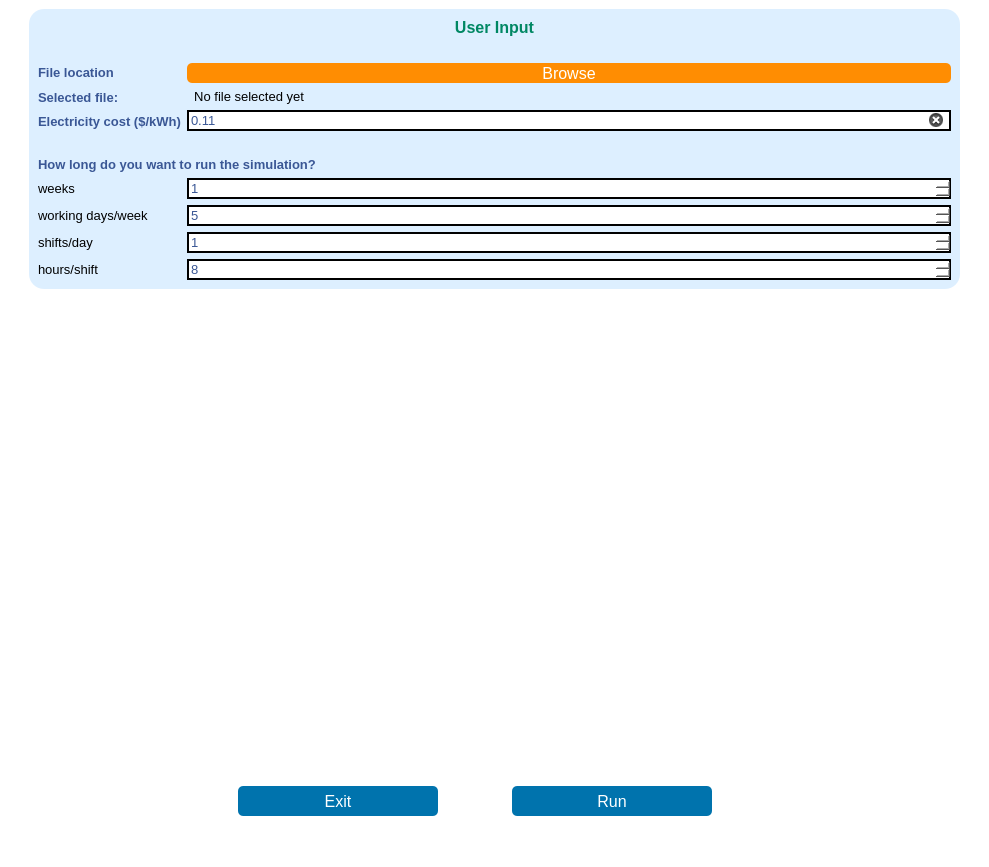
<?xml version="1.0" encoding="UTF-8"?>
<ui version="4.0">
 <class>MainWindow</class>
 <widget class="QMainWindow" name="MainWindow">
  <property name="geometry">
   <rect>
    <x>0</x>
    <y>0</y>
    <width>989</width>
    <height>867</height>
   </rect>
  </property>
  <property name="windowTitle">
   <string>Process Modeling</string>
  </property>
  <property name="windowOpacity">
   <double>1.000000000000000</double>
  </property>
  <property name="styleSheet">
   <string notr="true">background-color: rgb(255, 255, 255);
color: #3A5795;
</string>
  </property>
  <widget class="QWidget" name="centralwidget">
   <layout class="QGridLayout" name="gridLayout_2">
    <item row="1" column="0" rowspan="2">
     <spacer name="verticalSpacer_2">
      <property name="orientation">
       <enum>Qt::Vertical</enum>
      </property>
      <property name="sizeHint" stdset="0">
       <size>
        <width>20</width>
        <height>40</height>
       </size>
      </property>
     </spacer>
    </item>
    <item row="1" column="2" rowspan="2">
     <spacer name="verticalSpacer_3">
      <property name="orientation">
       <enum>Qt::Vertical</enum>
      </property>
      <property name="sizeHint" stdset="0">
       <size>
        <width>20</width>
        <height>40</height>
       </size>
      </property>
     </spacer>
    </item>
    <item row="1" column="1">
     <widget class="QFrame" name="frame_2">
      <property name="styleSheet">
       <string notr="true">border-color: rgb(255, 255, 255);
background-color: rgb(221, 239, 255);
border-radius: 15px;</string>
      </property>
      <property name="frameShape">
       <enum>QFrame::StyledPanel</enum>
      </property>
      <property name="frameShadow">
       <enum>QFrame::Raised</enum>
      </property>
      <layout class="QGridLayout" name="gridLayout">
       <item row="2" column="0">
        <layout class="QVBoxLayout" name="verticalLayout_3">
         <item>
          <widget class="QLabel" name="label_17">
           <property name="font">
            <font>
             <pointsize>10</pointsize>
             <weight>75</weight>
             <bold>true</bold>
            </font>
           </property>
           <property name="styleSheet">
            <string notr="true">border :0px solid;
border-color: rgb(255, 255, 255);
background-color: rgb(221, 239, 255);</string>
           </property>
           <property name="text">
            <string>File location</string>
           </property>
          </widget>
         </item>
         <item>
          <widget class="QLabel" name="label_18">
           <property name="font">
            <font>
             <pointsize>10</pointsize>
             <weight>75</weight>
             <bold>true</bold>
            </font>
           </property>
           <property name="styleSheet">
            <string notr="true">border :0px solid;
border-color: rgb(255, 255, 255);
background-color: rgb(221, 239, 255);</string>
           </property>
           <property name="text">
            <string>Selected file: </string>
           </property>
          </widget>
         </item>
         <item>
          <widget class="QLabel" name="label_15">
           <property name="font">
            <font>
             <pointsize>10</pointsize>
             <weight>75</weight>
             <bold>true</bold>
            </font>
           </property>
           <property name="styleSheet">
            <string notr="true">border :0px solid;
border-color: rgb(255, 255, 255);
background-color: rgb(221, 239, 255);</string>
           </property>
           <property name="text">
            <string>Electricity cost ($/kWh)</string>
           </property>
          </widget>
         </item>
        </layout>
       </item>
       <item row="2" column="1">
        <layout class="QVBoxLayout" name="verticalLayout_2">
         <item>
          <widget class="QPushButton" name="browse_btn">
           <property name="minimumSize">
            <size>
             <width>200</width>
             <height>20</height>
            </size>
           </property>
           <property name="font">
            <font>
             <family>Arial</family>
             <pointsize>12</pointsize>
             <weight>9</weight>
             <italic>false</italic>
             <bold>false</bold>
            </font>
           </property>
           <property name="styleSheet">
            <string notr="true">color: rgb(255, 255, 255);
font: 75 12pt &quot;Arial&quot;;
border :0px solid;
border-color: rgb(255, 255, 255);
background-color: rgb(255, 141, 2);
border-radius: 5px;
</string>
           </property>
           <property name="text">
            <string>Browse</string>
           </property>
          </widget>
         </item>
         <item>
          <widget class="QLabel" name="selected_file_box">
           <property name="font">
            <font>
             <pointsize>10</pointsize>
            </font>
           </property>
           <property name="styleSheet">
            <string notr="true">color: rgb(0, 0, 0);
border :0px solid;
border-color: rgb(255, 255, 255);
background-color: rgb(221, 239, 255);</string>
           </property>
           <property name="text">
            <string>  No file selected yet</string>
           </property>
           <property name="wordWrap">
            <bool>false</bool>
           </property>
          </widget>
         </item>
         <item>
          <widget class="QLineEdit" name="energy_cost_per_kwh">
           <property name="font">
            <font>
             <pointsize>10</pointsize>
            </font>
           </property>
           <property name="styleSheet">
            <string notr="true">border :1.5px solid;
background-color: rgb(255, 255, 255);</string>
           </property>
           <property name="text">
            <string>0.11</string>
           </property>
           <property name="clearButtonEnabled">
            <bool>true</bool>
           </property>
          </widget>
         </item>
        </layout>
       </item>
       <item row="4" column="1">
        <layout class="QVBoxLayout" name="verticalLayout_4">
         <item>
          <widget class="QSpinBox" name="spin_box_weeks">
           <property name="font">
            <font>
             <pointsize>10</pointsize>
            </font>
           </property>
           <property name="mouseTracking">
            <bool>true</bool>
           </property>
           <property name="styleSheet">
            <string notr="true">border :1.5px solid;
background-color: rgb(255, 255, 255);
font: 10pt &quot;MS Shell Dlg 2&quot;;</string>
           </property>
           <property name="minimum">
            <number>1</number>
           </property>
           <property name="maximum">
            <number>500</number>
           </property>
           <property name="value">
            <number>1</number>
           </property>
          </widget>
         </item>
         <item>
          <widget class="QSpinBox" name="spin_box_days">
           <property name="font">
            <font>
             <pointsize>10</pointsize>
            </font>
           </property>
           <property name="mouseTracking">
            <bool>true</bool>
           </property>
           <property name="styleSheet">
            <string notr="true">border :1.5px solid;
background-color: rgb(255, 255, 255);
font: 10pt &quot;MS Shell Dlg 2&quot;;</string>
           </property>
           <property name="minimum">
            <number>1</number>
           </property>
           <property name="maximum">
            <number>7</number>
           </property>
           <property name="value">
            <number>5</number>
           </property>
          </widget>
         </item>
         <item>
          <widget class="QSpinBox" name="spin_box_shifts">
           <property name="font">
            <font>
             <pointsize>10</pointsize>
            </font>
           </property>
           <property name="mouseTracking">
            <bool>true</bool>
           </property>
           <property name="styleSheet">
            <string notr="true">border :1.5px solid;
background-color: rgb(255, 255, 255);
font: 10pt &quot;MS Shell Dlg 2&quot;;</string>
           </property>
           <property name="minimum">
            <number>1</number>
           </property>
           <property name="maximum">
            <number>4</number>
           </property>
           <property name="value">
            <number>1</number>
           </property>
          </widget>
         </item>
         <item>
          <widget class="QSpinBox" name="spin_box_hours">
           <property name="font">
            <font>
             <pointsize>10</pointsize>
            </font>
           </property>
           <property name="mouseTracking">
            <bool>true</bool>
           </property>
           <property name="styleSheet">
            <string notr="true">border :1.5px solid;
background-color: rgb(255, 255, 255);
font: 10pt &quot;MS Shell Dlg 2&quot;;</string>
           </property>
           <property name="minimum">
            <number>1</number>
           </property>
           <property name="maximum">
            <number>24</number>
           </property>
           <property name="value">
            <number>8</number>
           </property>
          </widget>
         </item>
        </layout>
       </item>
       <item row="3" column="0" colspan="2">
        <layout class="QVBoxLayout" name="verticalLayout_6">
         <item>
          <spacer name="horizontalSpacer">
           <property name="orientation">
            <enum>Qt::Horizontal</enum>
           </property>
           <property name="sizeHint" stdset="0">
            <size>
             <width>40</width>
             <height>20</height>
            </size>
           </property>
          </spacer>
         </item>
         <item>
          <widget class="QLabel" name="label_19">
           <property name="font">
            <font>
             <pointsize>10</pointsize>
             <weight>75</weight>
             <bold>true</bold>
            </font>
           </property>
           <property name="toolTip">
            <string/>
           </property>
           <property name="styleSheet">
            <string notr="true">background-color: rgb(221, 239, 255);</string>
           </property>
           <property name="text">
            <string>How long do you want to run the simulation?</string>
           </property>
          </widget>
         </item>
        </layout>
       </item>
       <item row="4" column="0">
        <layout class="QVBoxLayout" name="verticalLayout_5">
         <item>
          <widget class="QLabel" name="label_22">
           <property name="font">
            <font>
             <pointsize>10</pointsize>
             <weight>50</weight>
             <bold>false</bold>
            </font>
           </property>
           <property name="styleSheet">
            <string notr="true">background-color: rgb(221, 239, 255);
color: rgb(0, 0, 0);</string>
           </property>
           <property name="text">
            <string>weeks</string>
           </property>
          </widget>
         </item>
         <item>
          <widget class="QLabel" name="label_23">
           <property name="font">
            <font>
             <pointsize>10</pointsize>
             <weight>50</weight>
             <bold>false</bold>
            </font>
           </property>
           <property name="styleSheet">
            <string notr="true">background-color: rgb(221, 239, 255);
color: rgb(0, 0, 0);</string>
           </property>
           <property name="text">
            <string>working days/week</string>
           </property>
          </widget>
         </item>
         <item>
          <widget class="QLabel" name="label_24">
           <property name="font">
            <font>
             <pointsize>10</pointsize>
             <weight>50</weight>
             <bold>false</bold>
            </font>
           </property>
           <property name="styleSheet">
            <string notr="true">background-color: rgb(221, 239, 255);
color: rgb(0, 0, 0);</string>
           </property>
           <property name="text">
            <string>shifts/day</string>
           </property>
          </widget>
         </item>
         <item>
          <widget class="QLabel" name="label_25">
           <property name="font">
            <font>
             <pointsize>10</pointsize>
             <weight>50</weight>
             <bold>false</bold>
            </font>
           </property>
           <property name="styleSheet">
            <string notr="true">background-color: rgb(221, 239, 255);
color: rgb(0, 0, 0);</string>
           </property>
           <property name="text">
            <string>hours/shift</string>
           </property>
          </widget>
         </item>
        </layout>
       </item>
       <item row="0" column="0" colspan="2">
        <widget class="QLabel" name="title">
         <property name="font">
          <font>
           <pointsize>12</pointsize>
           <weight>75</weight>
           <bold>true</bold>
           <underline>false</underline>
          </font>
         </property>
         <property name="styleSheet">
          <string notr="true">border :0px solid;
border-color: rgb(255, 255, 255);
background-color: rgb(221, 239, 255);
color: rgb(0, 135, 99);
</string>
         </property>
         <property name="text">
          <string>User Input</string>
         </property>
         <property name="alignment">
          <set>Qt::AlignCenter</set>
         </property>
        </widget>
       </item>
       <item row="1" column="0" colspan="2">
        <spacer name="horizontalSpacer_5">
         <property name="orientation">
          <enum>Qt::Horizontal</enum>
         </property>
         <property name="sizeHint" stdset="0">
          <size>
           <width>40</width>
           <height>20</height>
          </size>
         </property>
        </spacer>
       </item>
      </layout>
     </widget>
    </item>
    <item row="2" column="1">
     <layout class="QVBoxLayout" name="verticalLayout">
      <item>
       <spacer name="verticalSpacer">
        <property name="orientation">
         <enum>Qt::Vertical</enum>
        </property>
        <property name="sizeHint" stdset="0">
         <size>
          <width>20</width>
          <height>118</height>
         </size>
        </property>
       </spacer>
      </item>
      <item>
       <layout class="QHBoxLayout" name="horizontalLayout_4">
        <item>
         <spacer name="horizontalSpacer_3">
          <property name="orientation">
           <enum>Qt::Horizontal</enum>
          </property>
          <property name="sizeHint" stdset="0">
           <size>
            <width>138</width>
            <height>20</height>
           </size>
          </property>
         </spacer>
        </item>
        <item>
         <widget class="QPushButton" name="exit_btn">
          <property name="minimumSize">
           <size>
            <width>200</width>
            <height>30</height>
           </size>
          </property>
          <property name="font">
           <font>
            <family>Arial</family>
            <pointsize>12</pointsize>
            <weight>9</weight>
            <italic>false</italic>
            <bold>false</bold>
           </font>
          </property>
          <property name="styleSheet">
           <string notr="true">color: rgb(255, 255, 255);
font: 75 12pt &quot;Arial&quot;;
border :0px solid;
border-color: rgb(255, 255, 255);
background-color: rgb(0, 115, 173);
border-radius: 5px;</string>
          </property>
          <property name="text">
           <string>Exit</string>
          </property>
         </widget>
        </item>
        <item>
         <spacer name="horizontalSpacer_2">
          <property name="orientation">
           <enum>Qt::Horizontal</enum>
          </property>
          <property name="sizeType">
           <enum>QSizePolicy::Preferred</enum>
          </property>
          <property name="sizeHint" stdset="0">
           <size>
            <width>68</width>
            <height>20</height>
           </size>
          </property>
         </spacer>
        </item>
        <item>
         <widget class="QPushButton" name="run_btn">
          <property name="minimumSize">
           <size>
            <width>200</width>
            <height>30</height>
           </size>
          </property>
          <property name="font">
           <font>
            <family>Arial</family>
            <pointsize>12</pointsize>
            <weight>9</weight>
            <italic>false</italic>
            <bold>false</bold>
           </font>
          </property>
          <property name="styleSheet">
           <string notr="true">color: rgb(255, 255, 255);
font: 75 12pt &quot;Arial&quot;;
border :0px solid;
border-color: rgb(255, 255, 255);
background-color: rgb(0, 115, 173);
border-radius: 5px;</string>
          </property>
          <property name="text">
           <string>Run</string>
          </property>
         </widget>
        </item>
        <item>
         <spacer name="horizontalSpacer_4">
          <property name="orientation">
           <enum>Qt::Horizontal</enum>
          </property>
          <property name="sizeHint" stdset="0">
           <size>
            <width>248</width>
            <height>20</height>
           </size>
          </property>
         </spacer>
        </item>
       </layout>
      </item>
     </layout>
    </item>
    <item row="3" column="1">
     <spacer name="horizontalSpacer_6">
      <property name="orientation">
       <enum>Qt::Horizontal</enum>
      </property>
      <property name="sizeHint" stdset="0">
       <size>
        <width>40</width>
        <height>20</height>
       </size>
      </property>
     </spacer>
    </item>
   </layout>
   <zorder>frame_2</zorder>
   <zorder>run_btn</zorder>
   <zorder>exit_btn</zorder>
   <zorder>horizontalSpacer_2</zorder>
   <zorder>horizontalSpacer_3</zorder>
   <zorder>horizontalSpacer_4</zorder>
   <zorder>verticalSpacer</zorder>
   <zorder>verticalSpacer_2</zorder>
   <zorder>verticalSpacer_3</zorder>
   <zorder>horizontalSpacer_6</zorder>
  </widget>
  <widget class="QMenuBar" name="menubar">
   <property name="geometry">
    <rect>
     <x>0</x>
     <y>0</y>
     <width>989</width>
     <height>26</height>
    </rect>
   </property>
  </widget>
  <widget class="QStatusBar" name="statusbar"/>
  <action name="actionSave">
   <property name="text">
    <string>Reset</string>
   </property>
  </action>
  <action name="actionExit">
   <property name="text">
    <string>Exit</string>
   </property>
  </action>
 </widget>
 <resources/>
 <connections/>
</ui>
